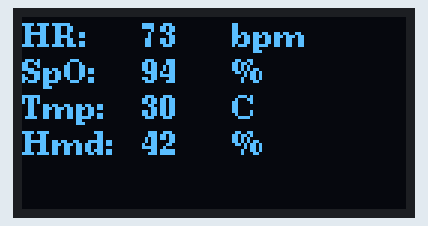
Simulated run of this sketch. Board: Arduino Uno, built with avr-gcc and run on an emulated ATmega328P. Parts: 128×64 one-colour display. Random numbers use the default seed unless the sketch sets one.

Above: at 0.2 s.
At 5.2 s:
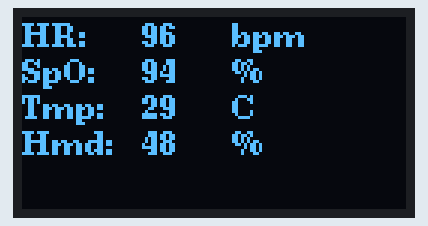
At 10.3 s:
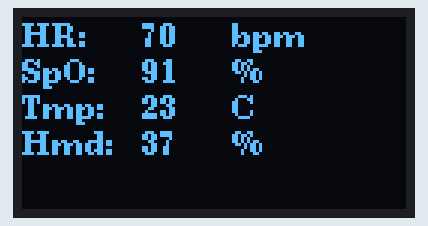
At 15.4 s:
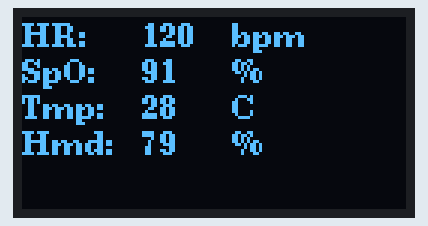
At 25.6 s:
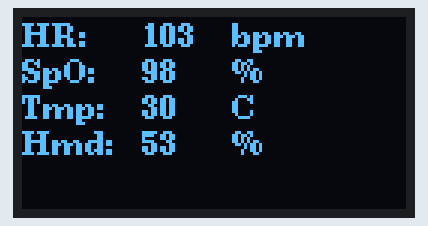
At 35.7 s:
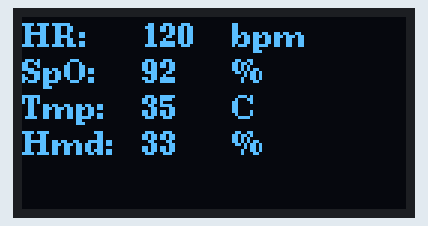

Measured:
- what the display in image 0 shows lasts 5.1 s, from 0.1 s to 5.2 s

The sketch:

sketch_mar22a.ino
```cpp
//3.0

#include <U8g2lib.h>
#include <stdlib.h> // 引入随机数相关的头文件

// 设置u8g2对象，根据实际的OLED型号和I2C地址进行修改
U8G2_SSD1306_128X64_NONAME_F_SW_I2C u8g2(U8G2_R0, /* clock=*/ 14, /* data=*/ 12, /* reset=*/ U8X8_PIN_NONE);

void setup() {
  Serial.begin(115200);

  u8g2.begin(); // 初始化OLED
  u8g2.setFont(u8g2_font_ncenB08_tr); // 设置字体
  randomSeed(millis()); // 初始化随机数种子
}

void loop() {
  u8g2.clearBuffer(); // 清空缓冲区

  // 设置较小的字体，这里假设存在合适的小字体，如u8g2_font_ncenB08_tr
  u8g2.setFont(u8g2_font_ncenB08_tr);

  // 第一行显示“HR”（心率 Heart Rate 的缩写）
  u8g2.drawStr(0, 10, "HR: ");
  // 生成随机的心率数值（范围假设为60-120），单位：bpm
  int heartRate = random(60, 121);
  char heartRateStr[5];
  itoa(heartRate, heartRateStr, 10);
  u8g2.drawStr(40, 10, heartRateStr);
  u8g2.drawStr(70, 10, "bpm");

  // 第二行显示“SpO₂”（血氧 SpO₂ 的常见表示）
  u8g2.drawStr(0, 22, "SpO₂: ");
  // 生成随机的血氧数值（范围假设为90-100），单位：%
  int bloodOxygen = random(90, 101);
  char bloodOxygenStr[5];
  itoa(bloodOxygen, bloodOxygenStr, 10);
  u8g2.drawStr(40, 22, bloodOxygenStr);
  u8g2.drawStr(70, 22, "%");

  // 第三行显示“Tmp”（温度 Temperature 的缩写）
  u8g2.drawStr(0, 34, "Tmp: ");
  // 生成随机的温度数值（范围假设为20-35），单位：°C
  int temperature = random(20, 36);
  char temperatureStr[5];
  itoa(temperature, temperatureStr, 10);
  u8g2.drawStr(40, 34, temperatureStr);
  u8g2.drawStr(70, 34, "°C");

  // 第四行显示“Hmd”（湿度 Humidity 的缩写）
  u8g2.drawStr(0, 46, "Hmd: ");
  // 生成随机的湿度数值（范围假设为30-80），单位：%
  int humidity = random(30, 81);
  char humidityStr[5];
  itoa(humidity, humidityStr, 10);
  u8g2.drawStr(40, 46, humidityStr);
  u8g2.drawStr(70, 46, "%");

  u8g2.sendBuffer(); // 将缓冲区内容发送到OLED显示

  delay(5000); // 延迟5秒，可根据需要调整刷新间隔
}
```
